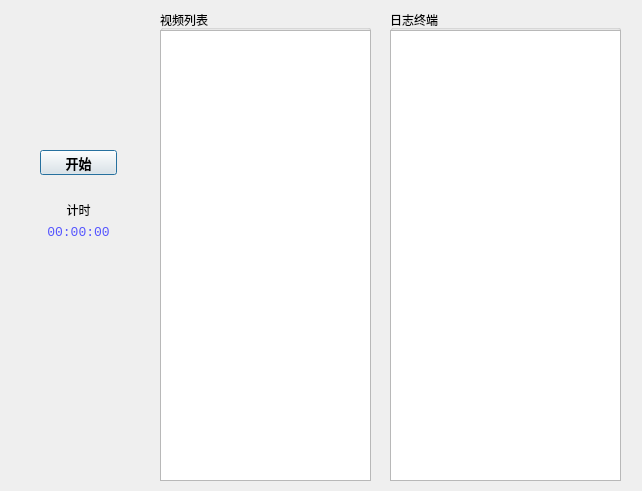
<?xml version="1.0" encoding="UTF-8"?>
<ui version="4.0">
 <class>OutgoingDialog</class>
 <widget class="QDialog" name="OutgoingDialog">
  <property name="geometry">
   <rect>
    <x>0</x>
    <y>0</y>
    <width>642</width>
    <height>491</height>
   </rect>
  </property>
  <property name="windowTitle">
   <string>服务器外呼</string>
  </property>
  <widget class="QGroupBox" name="groupBox">
   <property name="geometry">
    <rect>
     <x>390</x>
     <y>10</y>
     <width>231</width>
     <height>471</height>
    </rect>
   </property>
   <property name="title">
    <string>日志终端</string>
   </property>
   <widget class="QPlainTextEdit" name="consoleTextEdit">
    <property name="geometry">
     <rect>
      <x>0</x>
      <y>20</y>
      <width>231</width>
      <height>451</height>
     </rect>
    </property>
   </widget>
  </widget>
  <widget class="QWidget" name="layoutWidget">
   <property name="geometry">
    <rect>
     <x>40</x>
     <y>150</y>
     <width>77</width>
     <height>90</height>
    </rect>
   </property>
   <layout class="QVBoxLayout" name="verticalLayout">
    <item>
     <widget class="QPushButton" name="startButton">
      <property name="sizePolicy">
       <sizepolicy hsizetype="Minimum" vsizetype="MinimumExpanding">
        <horstretch>0</horstretch>
        <verstretch>10</verstretch>
       </sizepolicy>
      </property>
      <property name="font">
       <font>
        <family>Consolas</family>
        <pointsize>10</pointsize>
        <weight>75</weight>
        <bold>true</bold>
       </font>
      </property>
      <property name="text">
       <string>开始</string>
      </property>
      <property name="checkable">
       <bool>true</bool>
      </property>
     </widget>
    </item>
    <item>
     <spacer name="horizontalSpacer">
      <property name="orientation">
       <enum>Qt::Horizontal</enum>
      </property>
      <property name="sizeHint" stdset="0">
       <size>
        <width>40</width>
        <height>20</height>
       </size>
      </property>
     </spacer>
    </item>
    <item>
     <widget class="QLabel" name="label">
      <property name="text">
       <string>计时</string>
      </property>
      <property name="alignment">
       <set>Qt::AlignCenter</set>
      </property>
     </widget>
    </item>
    <item>
     <widget class="QLabel" name="timeLabel">
      <property name="font">
       <font>
        <family>Consolas</family>
        <pointsize>10</pointsize>
       </font>
      </property>
      <property name="styleSheet">
       <string notr="true">color: rgb(85, 85, 255);</string>
      </property>
      <property name="text">
       <string>00:00:00</string>
      </property>
      <property name="alignment">
       <set>Qt::AlignCenter</set>
      </property>
     </widget>
    </item>
   </layout>
  </widget>
  <widget class="QGroupBox" name="videoGroupBox">
   <property name="geometry">
    <rect>
     <x>160</x>
     <y>10</y>
     <width>211</width>
     <height>471</height>
    </rect>
   </property>
   <property name="title">
    <string>视频列表</string>
   </property>
   <widget class="QListWidget" name="videoList">
    <property name="geometry">
     <rect>
      <x>0</x>
      <y>20</y>
      <width>211</width>
      <height>451</height>
     </rect>
    </property>
   </widget>
  </widget>
 </widget>
 <resources/>
 <connections/>
</ui>
